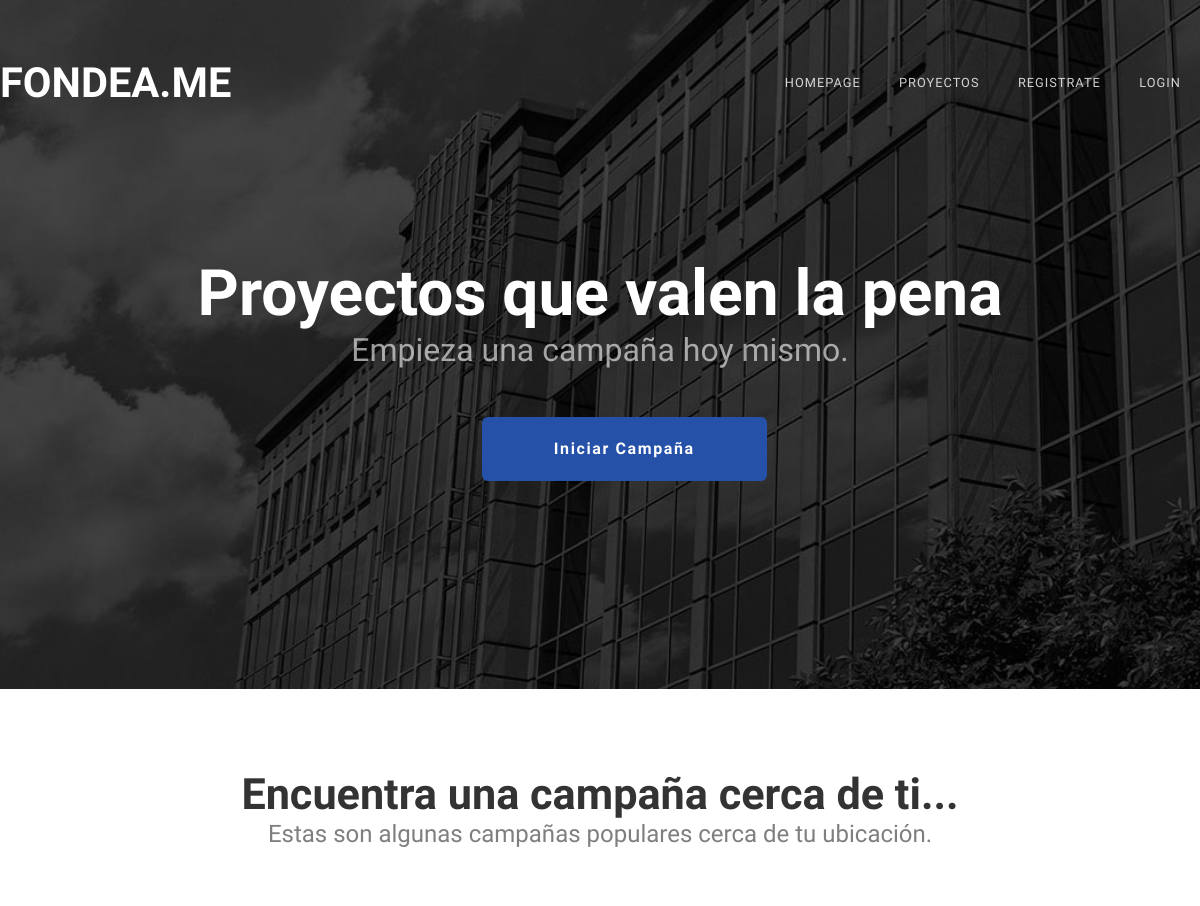
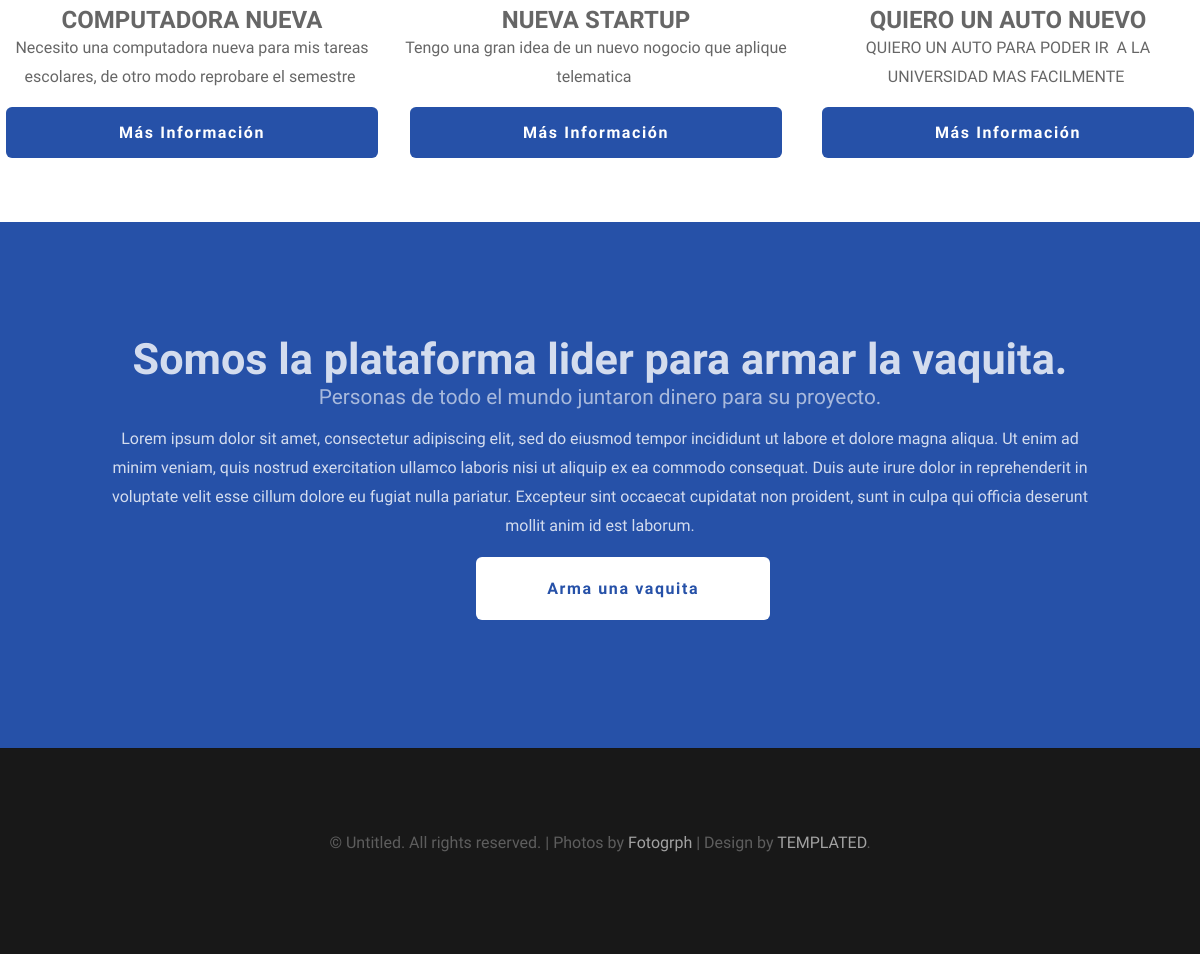
The page / on the database its author committed (2 pictures, top to bottom).
### proyectos/models.py (models this page shows)
class Proyect(models.Model):
    name = models.CharField(max_length=50)
    goal = models.FloatField()
    actual = models.FloatField()
    deadline = models.DateField(auto_now_add=False)
    description = models.CharField(max_length=1500)
    image = models.ImageField(default = 'null', upload_to = "Proyects")
    made = models.DateTimeField(auto_now_add = True)
    upload = models.DateTimeField(auto_now = True)
    category = models.ForeignKey("Category", verbose_name=("Category"), on_delete=models.CASCADE)
    userOwner = models.ForeignKey(User, verbose_name=("Owner"), related_name='Owner',on_delete=models.CASCADE)
    Patrons = models.ManyToManyField(User,
        through = 'Patron',
        through_fields = ('proyecto','patron'),
        verbose_name=("Patrons"),
        default = 'null')

### proyectos/views.py (the view)
# urls.py: path('', proyecto.index , name = "index"),
def index(request):
    proyectos_destacado = Proyect.objects.all()[:3]
    return render(request, 'index.html',{
        'proys' : proyectos_destacado
    })

### proyectos/templates/index.html (shortened to what this page needs)
{% extends 'layout.html' %}
{% block index %}
    <div id="banner" class="container">
		<div class="title">
			<h2>Proyectos que valen la pena</h2>
			<span class="byline">Empieza una campaña hoy mismo.</span>
		</div>
        <div id="homeButtonContainer">
            <ul class="actions">
                <li><a href="{% if User %}{% url 'newproyect' User%}{% else %}{% url 'login' %}{% endif %}" class="button">Iniciar Campaña</a></li>
            </ul>
        </div>
	</div>
{% endblock  %}
{% block content %}
    <div id="wrapper">
	<div id="three-column" class="container">
		<div class="main-header">
			<h2>Encuentra una campaña cerca de ti...</h2>
			<span class="byline">Estas son algunas campañas populares cerca de tu ubicación.</span>
		</div>
		<div class="boxA">
			<h2>{{proys.0.name}}</h2>
			{{proys.0.description|safe }}
		</div>
		<div class="boxB">
			<h2>{{proys.1.name}}</h2>
			{{proys.1.description|safe }}
		</div>
		<div class="boxC">
			<h2>{{proys.2.name}}</h2>
			{{proys.2.description|safe }}
		</div>
	</div>
	<div id="three-column" class="container">
		<div class="boxA">
			<a href="{% if User %}{% url 'proyectoLoged' User proys.0.id%}{% else %}{% url 'proyecto' proys.0.id%}{% endif %}" class="button button-alt">Más Información</a>
		</div>
		<div class="boxB">
			<a href="{% if User %}{% url 'proyectoLoged' User proys.1.id%}{% else %}{% url 'proyecto' proys.1.id%}{% endif %}" class="button button-alt">Más Información</a>
		</div>
		<div class="boxC">
			<a href="{% if User %}{% url 'proyectoLoged' User proys.2.id%}{% else %}{% url 'proyecto' proys.2.id %}{% endif %}" class="button button-alt">Más Información</a>
		</div>
	</div>
    </div>
    <div id="welcome">
        <div class="container">
            <div class="title">
                <h2>Somos la plataforma lider para armar la vaquita.</h2>
                <span class="byline">Personas de todo el mundo juntaron dinero para su proyecto.</span>
            </div>
            <p>Lorem ipsum dolor sit amet, consectetur adipiscing elit, sed do eiusmod tempor incididunt ut labore et dolore magna aliqua. Ut enim ad minim veniam, quis nostrud exercitation ullamco laboris nisi ut aliquip ex ea commodo consequat. Duis aute irure dolor in reprehenderit in voluptate velit esse cillum dolore eu fugiat nulla pariatur. Excepteur sint occaecat cupidatat non proident, sunt in culpa qui officia deserunt mollit anim id est laborum.</p>
            <ul class="actions">
                <li><a href="{% if User %}{% url 'newproyect' User%}{% else %}{% url 'login' %}{% endif %}" class="button">Arma una vaquita</a></li>
            </ul>
        </div>
    </div>
{% endblock  %}

### proyectos/static/css/default.css (style rules this page uses)
html, body { height: 100%; }
body { margin: 0px; padding: 0px; background: #181818; font-family: 'Didact Gothic', sans-serif; font-size: 12pt; font-weight: 200; color: #FFF; }
h1, h2, h3 { margin: 0; padding: 0; }
p, ol, ul { margin-top: 0; }
ol, ul { padding: 0; list-style: none; }
p { line-height: 180%; }
a { color: #ee0000; }
.container { overflow: hidden; margin: 0em auto; width: 1200px; }
ul.actions li { display: inline-block; padding: 0em 0.50em; }
.button { display: inline-block; padding: 1em 2em 1em 2em; letter-spacing: 0.10em; margin-top: 0em; padding: 1.40em 3em; background: #2651a8; border-radius: 6px; text-decoration: none; font-weight: 700; font-size: 1em; color: #FFF; width: 80%; }
.button-alt { padding: 1em 2em; border-color: rgba(0,0,0,.8); color: #FFF; }
.box1, .box2, .box3, { float: left; margin-right: 20px; }
.boxA, .boxB, .boxC { width: 384px; }
.boxA, .boxB { float: left; margin-right: 20px; }
.boxC { float: right; }
.main-header { padding-bottom: 4em; }
.main-header h2 { font-size: 2.7em; color: rgba(0,0,0,0.8); }
.main-header .byline { font-size: 1.5em; text-align: center; color: rgba(0,0,0,.5); }
.title { margin-bottom: 1em; }
.title h2 { font-size: 2.7em; }
.title .byline { font-size: 1.3em; color: rgba(255,255,255,0.60); }
#wrapper { position: relative; padding: 5em 0em 4em 0em; background: #FFF; }
#banner { padding-top: 7em; padding-bottom: 8em; text-align: center; }
#banner .title h2 { font-size: 4em; }
#banner .title .byline { font-size: 2em; }
#banner .button { margin-top: 2em; padding: 1.40em 3em; border-radius: 6px; font-weight: 700; font-size: 1em; }
#welcome { position: relative; padding: 7em 0em 7em 0em; background: #2651a8; background-size: cover; text-align: center; }
#welcome .container { width: 1000px; padding: 0px 100px; color: rgba(255,255,255,0.8); }
#welcome a { color: rgba(255,255,255,1); }
#welcome .button { background: #FFF; color: #2651a8; }
#three-column { text-align: center; color: rgba(0,0,0,0.6); }
#homeButtonContainer { margin-bottom: 5em; }
ul, ol { list-style:none; }

### rows shown on the page
Proyect: name "COMPUTADORA NUEVA", description "Necesito una computadora nueva para mis tareas escolares, de otro modo reprobare el semestre"
Proyect: name "NUEVA STARTUP", description "Tengo una gran idea de un nuevo nogocio que aplique telematica"
Proyect: name "QUIERO UN AUTO NUEVO", description "QUIERO UN AUTO PARA PODER IR A LA UNIVERSIDAD MAS FACILMENTE"
